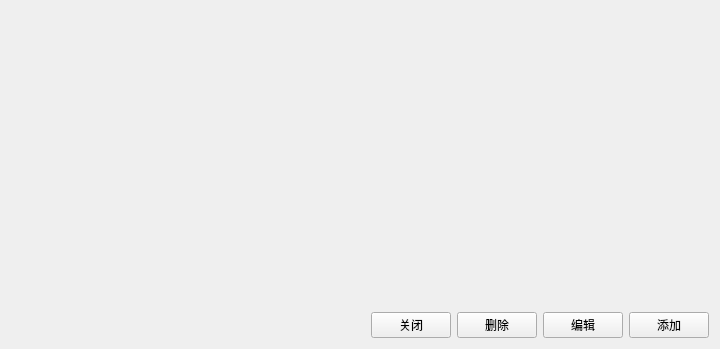
<?xml version="1.0" encoding="UTF-8"?>
<ui version="4.0">
 <class>SAKChartsXYSerialWidget</class>
 <widget class="QWidget" name="SAKChartsXYSerialWidget">
  <property name="geometry">
   <rect>
    <x>0</x>
    <y>0</y>
    <width>720</width>
    <height>349</height>
   </rect>
  </property>
  <property name="windowTitle">
   <string>波形图</string>
  </property>
  <layout class="QGridLayout" name="gridLayout">
   <item row="1" column="4">
    <widget class="QPushButton" name="addPushButton">
     <property name="text">
      <string>添加</string>
     </property>
    </widget>
   </item>
   <item row="1" column="0">
    <spacer name="horizontalSpacer">
     <property name="orientation">
      <enum>Qt::Horizontal</enum>
     </property>
     <property name="sizeHint" stdset="0">
      <size>
       <width>40</width>
       <height>20</height>
      </size>
     </property>
    </spacer>
   </item>
   <item row="1" column="2">
    <widget class="QPushButton" name="deletePushButton">
     <property name="text">
      <string>删除</string>
     </property>
    </widget>
   </item>
   <item row="0" column="0" colspan="5">
    <widget class="QWidget" name="chartViewerWidget" native="true">
     <property name="sizePolicy">
      <sizepolicy hsizetype="Preferred" vsizetype="Expanding">
       <horstretch>0</horstretch>
       <verstretch>0</verstretch>
      </sizepolicy>
     </property>
    </widget>
   </item>
   <item row="1" column="1">
    <widget class="QPushButton" name="closePushButton">
     <property name="text">
      <string>关闭</string>
     </property>
    </widget>
   </item>
   <item row="1" column="3">
    <widget class="QPushButton" name="editPushButton">
     <property name="text">
      <string>编辑</string>
     </property>
    </widget>
   </item>
  </layout>
 </widget>
 <resources/>
 <connections>
  <connection>
   <sender>closePushButton</sender>
   <signal>clicked()</signal>
   <receiver>SAKChartsXYSerialWidget</receiver>
   <slot>close()</slot>
   <hints>
    <hint type="sourcelabel">
     <x>410</x>
     <y>326</y>
    </hint>
    <hint type="destinationlabel">
     <x>6</x>
     <y>4</y>
    </hint>
   </hints>
  </connection>
 </connections>
</ui>
